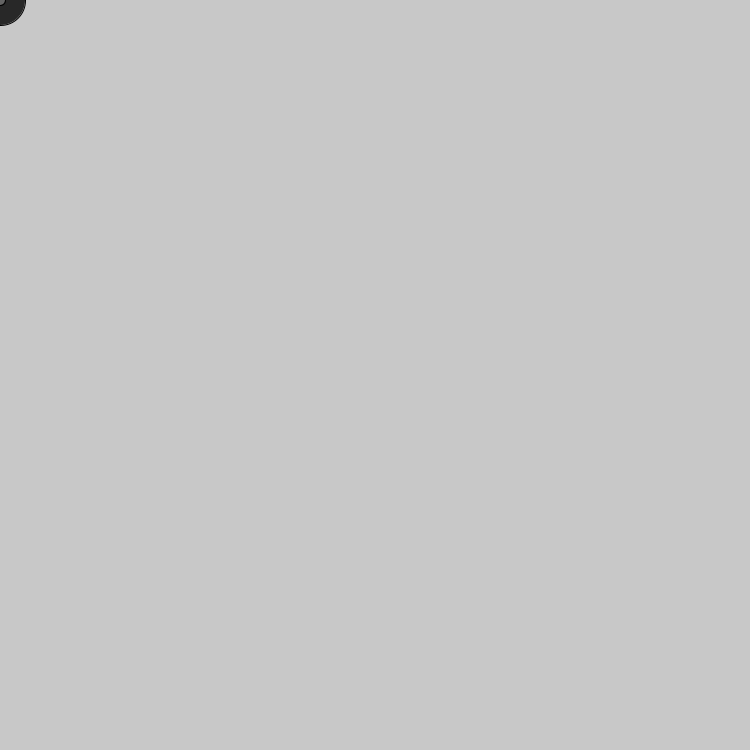
Frame 1 (no input)
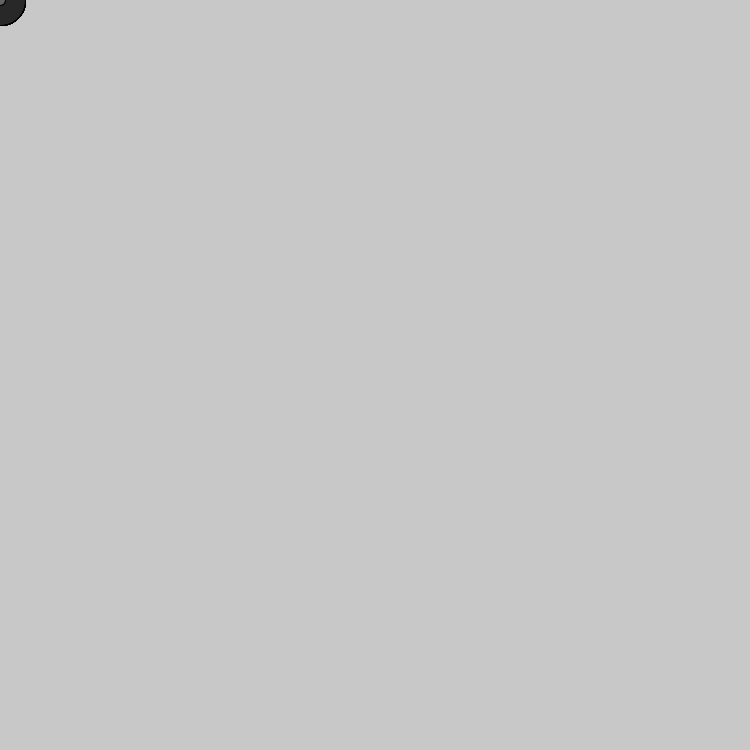
Frame 60 (the mouse pressed at the canvas centre just before this capture)
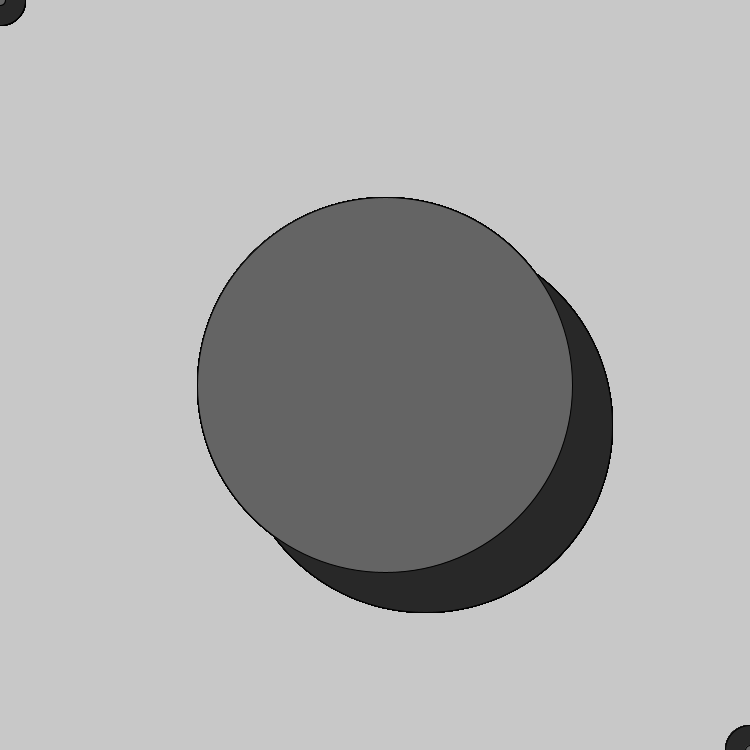
Frame 120 (the mouse held since frame 60 and released just before this capture)

The Processing sketch that drew these frames (run headless with seeded random() and noise(); from frame 60 on, the mouse is pressed at the canvas centre):

// Processing sketch: processing_135529
// ── processing_135529.pde

Punto pepito, felipe; // Declare the object
void setup() {
size(750, 750);
smooth();
background(200); //Black
pepito = new Punto(100,50, 50, 40); // Construct the object
felipe = new Punto(80, 50, 10, 100);
}
void draw() {
  translate(mouseX, mouseY);
  pepito.display();
  felipe.display();
}
class Punto {
float x, y, diameter, co;
Punto(float xpos, float ypos, float dia, float cool) {
x = xpos; // Assign 50 to x
y = ypos; // Assign 33 to y
diameter = dia; // Assign 30 to diameter
co = cool;
}
void display() {
  fill(co);
ellipse(mouseX, mouseY, diameter, diameter);
ellipse(diameter, diameter, mouseX, mouseY);
}
}
void keyPressed() { // PRIMERO LOS COLORES 
   if (key == '1') {  
   stroke(#FF0000); // ROJO
 }
 if (key == '2') {
   stroke(#0006FF); // AZÚL
 }
 if (key == '3') {
   stroke(#0BFF00);  // VERDE
 }
 if (key == '4') {   // AMARILLO
   stroke(#FFE600);
 }
   if (key == '0'){ // el 0 pretendía funcionar como goma de borrar, pero al parecer hay que seguir perfeccionandolo XD
  stroke (200); 
 }
  if (key == ' ') { // BORRAR
    background(0);
  }
  if (key == '6') {
    strokeWeight(8);
  }
  if (key == '7') {
    strokeWeight(12);
  }
  if (key == '8') {
    strokeWeight(20);
  }
}
